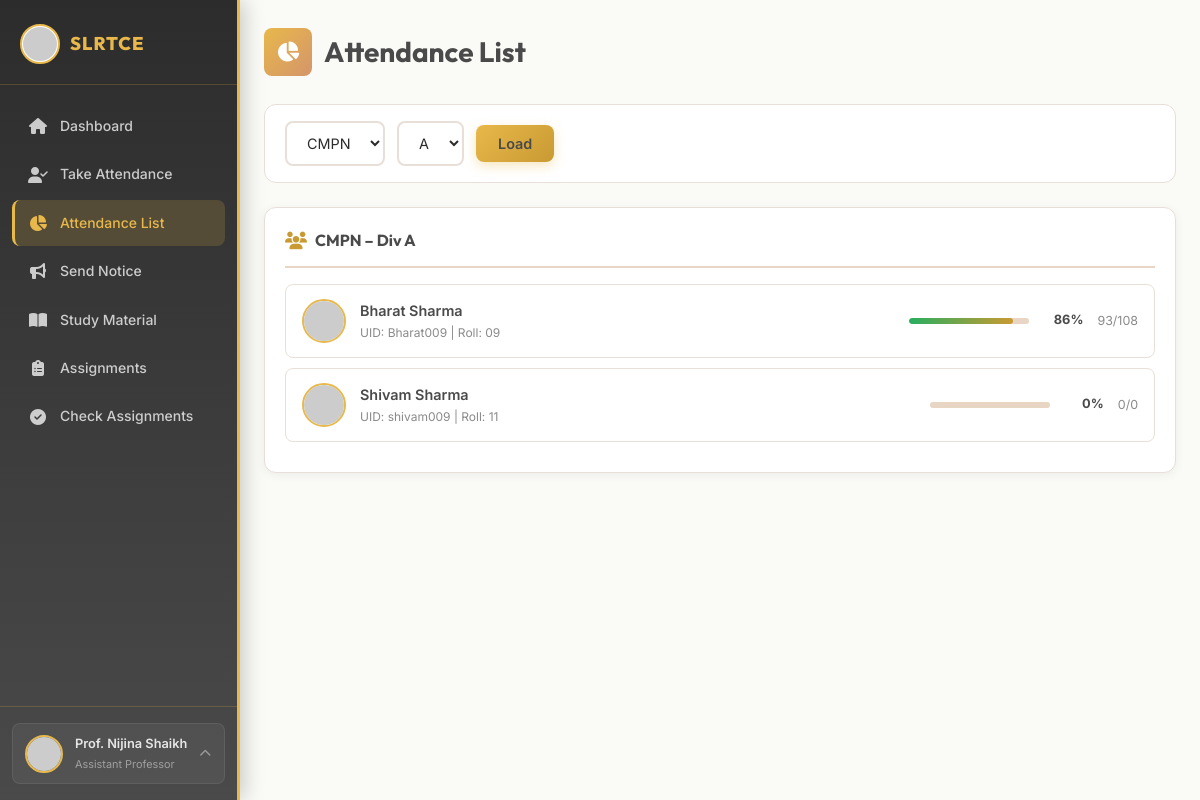
Page /teacher/attendance-list (signed in) on the committed database.
### app.py (models this page shows)
class User(db.Model):
    __tablename__ = 'users'
    id         = db.Column(db.Integer, primary_key=True)
    uid        = db.Column(db.String(50), unique=True, nullable=False)
    password   = db.Column(db.String(256), nullable=False)
    name       = db.Column(db.String(100), nullable=False)
    email      = db.Column(db.String(150))
    phone      = db.Column(db.String(20))
    photo      = db.Column(db.String(300))
    role       = db.Column(db.String(20), nullable=False)
    created_at = db.Column(db.DateTime, default=datetime.utcnow)
    student_profile = db.relationship('StudentProfile', backref='user', uselist=False, cascade='all,delete')
    teacher_profile = db.relationship('TeacherProfile', backref='user', uselist=False, cascade='all,delete')
    admin_profile   = db.relationship('AdminProfile',   backref='user', uselist=False, cascade='all,delete')

class TeacherProfile(db.Model):
    __tablename__ = 'teacher_profiles'
    id          = db.Column(db.Integer, primary_key=True)
    user_id     = db.Column(db.Integer, db.ForeignKey('users.id'), nullable=False)
    branch      = db.Column(db.String(20))
    subject     = db.Column(db.String(100))
    designation = db.Column(db.String(100))
    employee_id = db.Column(db.String(20))

class StudentProfile(db.Model):
    __tablename__ = 'student_profiles'
    id      = db.Column(db.Integer, primary_key=True)
    user_id = db.Column(db.Integer, db.ForeignKey('users.id'), nullable=False)
    roll_no = db.Column(db.String(10))
    branch  = db.Column(db.String(20))
    div     = db.Column(db.String(5))
    year    = db.Column(db.String(5))
    dob     = db.Column(db.String(20))
    address = db.Column(db.String(300))

### app.py (the view)
@app.route('/teacher/attendance-list')
@login_required('teacher')
def teacher_attendance_list():
    user     = get_user(session['uid'])
    teacher  = _teacher_dict(user)
    branch   = request.args.get('branch', 'CMPN')
    division = request.args.get('division', 'A')
    students = build_student_list(branch, division) or [
        {'roll_no':f'{i:02d}','name':f'Student {i}','uid':f'STU{i:03d}',
         'photo':f'https://ui-avatars.com/api/?name=S{i}&background=E8B84B&color=4A4A4A&size=100&bold=true',
         'attendance':{'present':i+10,'total':22,'percent':round(((i+10)/22)*100)}}
        for i in range(1, 11)]
    return render_template('index.html', page='teacher_attendance_list',
        teacher=teacher, students=students, branch=branch, division=division,
        branches=BRANCHES, divisions=DIVISIONS)

### app.py (called while the page is built)
@app.context_processor
def inject_session():
    return dict(session=session)

def get_user(uid):
    return User.query.filter_by(uid=uid).first()

def build_attendance_summary(student_id):
    records = AttendanceRecord.query.filter_by(student_id=student_id).all()
    subject_map = {}
    for r in records:
        subject_map.setdefault(r.subject, {'present': 0, 'total': 0})
        subject_map[r.subject]['total'] += 1
        if r.status == 'present':
            subject_map[r.subject]['present'] += 1
    total_present = sum(v['present'] for v in subject_map.values())
    total_classes = sum(v['total'] for v in subject_map.values())
    pct = round((total_present / total_classes * 100) if total_classes else 0)
    return {'monthly': subject_map,
            'overall': {'present': total_present, 'total': total_classes},
            'monthly_percent': pct, 'overall_percent': pct}

def build_student_list(branch, division):
    profiles = StudentProfile.query.filter_by(branch=branch, div=division).all()
    result = []
    for p in profiles:
        u = p.user
        att = build_attendance_summary(u.id)
        total, present = att['overall']['total'], att['overall']['present']
        pct = round((present / total * 100) if total else 0)
        result.append({'roll_no': p.roll_no, 'name': u.name, 'uid': u.uid, 'photo': u.photo,
                       'attendance': {'present': present, 'total': total, 'percent': pct}})
    return result

def _teacher_dict(user):
    p = user.teacher_profile
    return {'name': user.name, 'email': user.email, 'phone': user.phone, 'photo': user.photo,
            'branch': p.branch if p else '', 'subject': p.subject if p else '',
            'designation': p.designation if p else '', 'employee_id': p.employee_id if p else ''}

def login_required(role):
    def decorator(f):
        @wraps(f)
        def decorated(*args, **kwargs):
            if session.get('user_role') != role:
                return redirect(url_for('landing'))
            return f(*args, **kwargs)
        return decorated
    return decorator

### templates/index.html (shortened to what this page needs)
<!DOCTYPE html>
<html lang="en">
<head>
  <link rel="stylesheet" href="https://cdnjs.cloudflare.com/ajax/libs/font-awesome/6.5.1/css/all.min.css">
</head>
<body>
{% if page == 'landing' %}
<div class="landing-page">
  <div class="particles" id="particles"></div>
  <div class="landing-banner">
    <img src="https://slrtce.in/images/slrtce%20logo.png"
         onerror="this.src='https://ui-avatars.com/api/?name=SLRTCE&background=E8B84B&color=4A4A4A&size=80&bold=true'" alt="SLRTCE">
    <div class="landing-banner-text">
      <h1>SHREE L. R. TIWARI COLLEGE OF ENGINEERING</h1>
      <p>An Autonomous Institute · Affiliated to University of Mumbai · NAAC Accredited · NBA Accredited Program<br>ISO 9001:2015 Certified · DTE Code 3423 · Recognised under UGC Act 1956, Section 2(f)</p>
    </div>
  </div>
  <div class="login-cards">
    <a href="{{ url_for('admin_login') }}" class="login-card admin">
      <div class="login-card-icon"><i class="fa-solid fa-shield-halved"></i></div>
      <h3>Admin Login</h3>
      <p>System administrators, principal office and management staff access.</p>
      <div class="card-arrow"><i class="fa-solid fa-arrow-right"></i></div>
    </a>
    <a href="{{ url_for('faculty_login') }}" class="login-card faculty">
      <div class="login-card-icon"><i class="fa-solid fa-chalkboard-user"></i></div>
      <h3>Faculty Login</h3>
      <p>Teaching staff, professors and department coordinators portal access.</p>
      <div class="card-arrow"><i class="fa-solid fa-arrow-right"></i></div>
    </a>
    <a href="{{ url_for('student_login') }}" class="login-card student">
      <div class="login-card-icon"><i class="fa-solid fa-graduation-cap"></i></div>
      <h3>Student Login</h3>
      <p>Students of all branches and years access their academic dashboard here.</p>
      <div class="card-arrow"><i class="fa-solid fa-arrow-right"></i></div>
    </a>
  </div>
  <p class="landing-sub"><span>SLRTCE</span> Unified Smart Campus Platform &nbsp;|&nbsp; Academic Year 2024–25</p>
</div>
{# ══════════════════════════════════════════════
   LOGIN PAGES
═══════════════════════════════════════════════ #}
{% elif page.startswith('teacher_') %}
{% macro teacher_sidebar(teacher, active) %}
<header class="site-header">
  <div class="header-inner">
    <div class="header-brand">
      <img src="https://slrtce.in/images/slrtce%20logo.png"
           onerror="this.src='https://ui-avatars.com/api/?name=S&background=C0392B&color=fff&size=40&bold=true'" alt="SLRTCE">
      <span>SLRTCE</span>
    </div>
    <nav class="header-nav">
      <a href="{{ url_for('teacher_dashboard') }}"          class="nav-item {% if active=='dash'   %}active{% endif %}"><i class="fa-solid fa-house"></i><span>Dashboard</span></a>
      <a href="{{ url_for('teacher_take_attendance') }}"    class="nav-item {% if active=='att'    %}active{% endif %}"><i class="fa-solid fa-user-check"></i><span>Take Attendance</span></a>
      <a href="{{ url_for('teacher_attendance_list') }}"    class="nav-item {% if active=='attlist'%}active{% endif %}"><i class="fa-solid fa-chart-pie"></i><span>Attendance List</span></a>
      <a href="{{ url_for('teacher_send_notice') }}"        class="nav-item {% if active=='notice' %}active{% endif %}"><i class="fa-solid fa-bullhorn"></i><span>Send Notice</span></a>
      <a href="{{ url_for('teacher_study_material') }}"     class="nav-item {% if active=='study'  %}active{% endif %}"><i class="fa-solid fa-book-open"></i><span>Study Material</span></a>
      <a href="{{ url_for('teacher_assignments') }}"        class="nav-item {% if active=='assign' %}active{% endif %}"><i class="fa-solid fa-clipboard-list"></i><span>Assignments</span></a>
      <a href="{{ url_for('teacher_check_assignments') }}"  class="nav-item {% if active=='check'  %}active{% endif %}"><i class="fa-solid fa-circle-check"></i><span>Check Assignments</span></a>
    </nav>
    <div class="header-profile">
      <div class="profile-btn" id="profileBtn" onclick="toggleProfile()">
        <img src="{{ teacher.photo }}" alt="{{ teacher.name }}">
        <div>
          <div class="profile-btn-name">{{ teacher.name }}</div>
          <div class="profile-btn-role">{{ teacher.designation }}</div>
        </div>
        <i class="fa-solid fa-chevron-up profile-btn-chevron"></i>
      </div>
    </div>
  </div>
</header>
{% endmacro %}
{% if page == 'teacher_dashboard' %}
{{ teacher_sidebar(teacher, 'dash') }}
<div class="page-wrapper">
  <div class="page-title"><div class="title-icon"><i class="fa-solid fa-house"></i></div><h1>Teacher Dashboard</h1></div>
  <div class="grid-2" style="margin-bottom:24px">
    <div class="profile-info-card">
      <img class="profile-avatar" src="{{ teacher.photo }}" alt="{{ teacher.name }}">
      <h3>{{ teacher.name }}</h3>
      <span class="badge badge-gold">{{ teacher.designation }}</span>
      <div class="profile-meta">
        <div class="profile-meta-item"><span class="label">Branch</span><span class="value">{{ teacher.branch }}</span></div>
        <div class="profile-meta-item"><span class="label">Subject</span><span class="value">{{ teacher.subject }}</span></div>
        <div class="profile-meta-item"><span class="label">Emp ID</span><span class="value">{{ teacher.employee_id }}</span></div>
      </div>
    </div>
    <div>
      <div class="card" style="margin-bottom:20px">
        <div class="card-header"><div class="card-title"><i class="fa-solid fa-megaphone"></i> Admin Notices</div></div>
        {% for n in admin_notices %}<div class="notice-item"><div class="notice-title">{{ n.title }}</div><div class="notice-meta"><span>{{ n.from }}</span><span>{{ n.date }}</span></div></div>{% else %}<p style="color:var(--text-light);font-size:.85rem">No notices.</p>{% endfor %}
      </div>
      <div class="card">
        <div class="card-header"><div class="card-title"><i class="fa-solid fa-triangle-exclamation"></i> Recent Complaints</div></div>
        {% for c in complaints %}<div class="notice-item teacher-notice"><div class="notice-title">{{ c.subject }}</div><div class="notice-meta"><span>{{ c.from }}</span><span class="badge {% if c.status=='resolved' %}badge-green{% else %}badge-crimson{% endif %}">{{ c.status }}</span></div></div>{% else %}<p style="color:var(--text-light);font-size:.85rem">No complaints.</p>{% endfor %}
      </div>
    </div>
  </div>
  <div class="card">
    <div class="card-header"><div class="card-title"><i class="fa-solid fa-table"></i> Timetable</div></div>
    <div class="timetable-scroll">
      <table class="timetable">
        <thead><tr><th>Day</th>{% for s in time_slots %}<th>{{ s }}</th>{% endfor %}</tr></thead>
        <tbody>{% for day, slots in timetable.items() %}<tr><td class="day-col">{{ day }}</td>{% for s in slots %}<td class="{% if s=='---' or s is none %}break-slot{% endif %}">{{ s or '---' }}</td>{% endfor %}</tr>{% endfor %}</tbody>
      </table>
    </div>
  </div>
</div>
{% elif page == 'teacher_attendance_list' %}
{{ teacher_sidebar(teacher, 'attlist') }}
<div class="page-wrapper">
  <div class="page-title"><div class="title-icon"><i class="fa-solid fa-chart-pie"></i></div><h1>Attendance List</h1></div>
  <div class="filter-bar">
    <form method="GET" style="display:flex;gap:12px;flex-wrap:wrap;align-items:center">
      <select name="branch" class="form-control" style="width:auto">{% for b in branches %}<option {% if b==branch %}selected{% endif %} value="{{ b }}">{{ b }}</option>{% endfor %}</select>
      <select name="division" class="form-control" style="width:auto">{% for d in divisions %}<option {% if d==division %}selected{% endif %} value="{{ d }}">{{ d }}</option>{% endfor %}</select>
      <button type="submit" class="btn btn-primary">Load</button>
    </form>
  </div>
  <div class="card">
    <div class="card-header"><div class="card-title"><i class="fa-solid fa-users"></i> {{ branch }} – Div {{ division }}</div></div>
    {% for s in students %}
    <div class="student-row">
      <img class="student-avatar" src="{{ s.photo }}" alt="{{ s.name }}" onerror="this.src='https://ui-avatars.com/api/?name={{ s.name }}&background=E8B84B&color=4A4A4A&size=44&bold=true'">
      <div class="student-info"><div class="student-name">{{ s.name }}</div><div class="student-meta">UID: {{ s.uid }} | Roll: {{ s.roll_no }}</div></div>
      <div class="att-bar-wrap"><div class="att-bar" style="width:{{ s.attendance.percent }}%"></div></div>
      <span class="att-pct">{{ s.attendance.percent }}%</span>
      <span style="font-size:.78rem;color:var(--text-light)">{{ s.attendance.present }}/{{ s.attendance.total }}</span>
    </div>
    {% else %}<p style="color:var(--text-light);padding:20px">No students found.</p>{% endfor %}
  </div>
</div>
{% endif %}
{% endif %}
</body>
</html>

### rows in the picture
User: name "Prof. Nijina Shaikh"
TeacherProfile: designation "Assistant Professor"
User: name "Bharat Sharma", uid "Bharat009"
StudentProfile: roll_no "09"
User: name "Shivam Sharma", uid "shivam009"
StudentProfile: roll_no "11"

### other values in the picture
{{ branch }} "CMPN"
{{ division }} "A"
{{ s.attendance.percent }} "86" "0"
{{ s.attendance.present }} "93" "0"
{{ s.attendance.total }} "108" "0"
form field branch "CMPN"
form field division "A"
